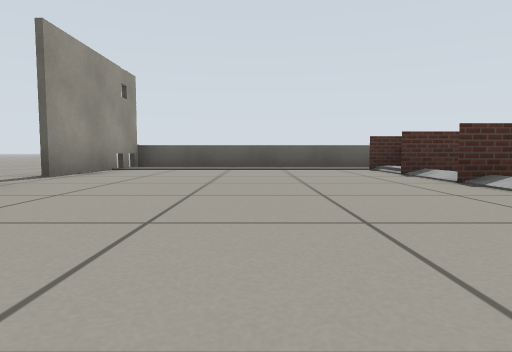
view 1 (above)

14 first-person views from a walk through a world built for the Gazebo simulator. The camera is 0.32 m above the floor, tilts 4° down and sees 75° across. The floor is counted in squares, 1 m on a side. Each view is taken from the middle of a square. On the plan, view 1 faces up. The plan holds only what a view shows up to about 9 squares ahead; the rest is blank. Simple shapes stand in for some stock models.

view 2
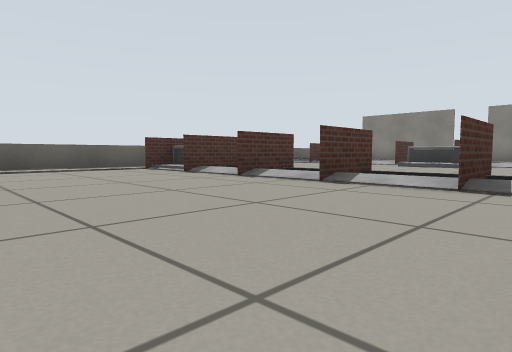

view 3
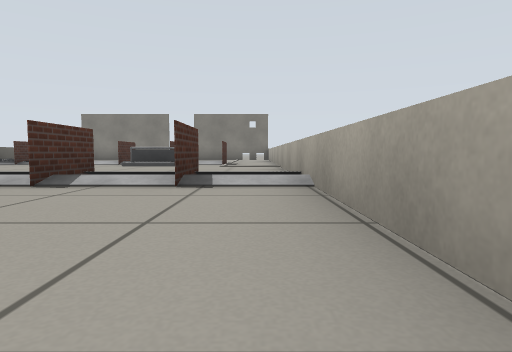

view 4
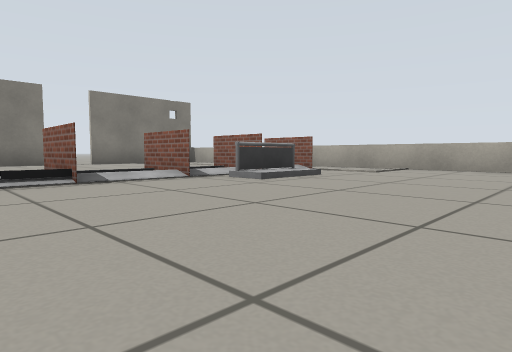

view 5
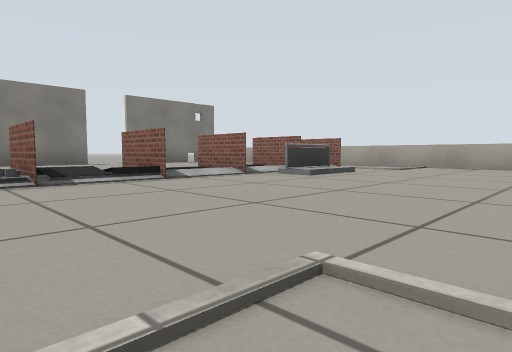

view 6
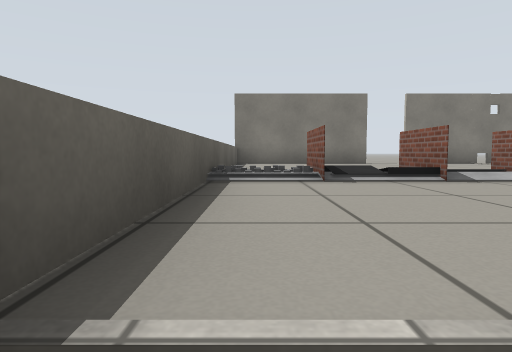

view 7
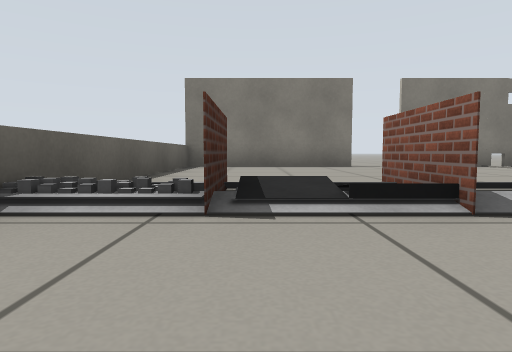

view 8
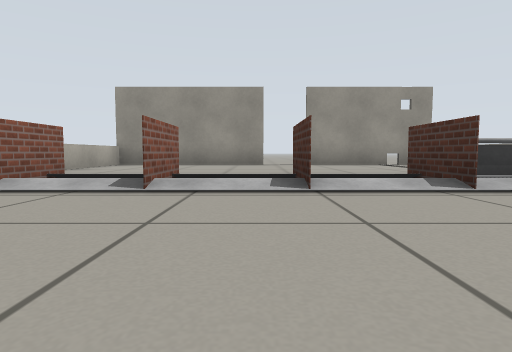

view 9
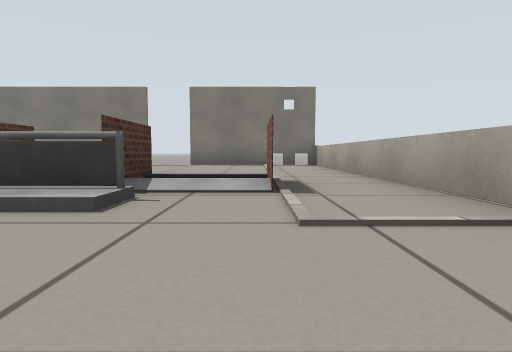

view 10
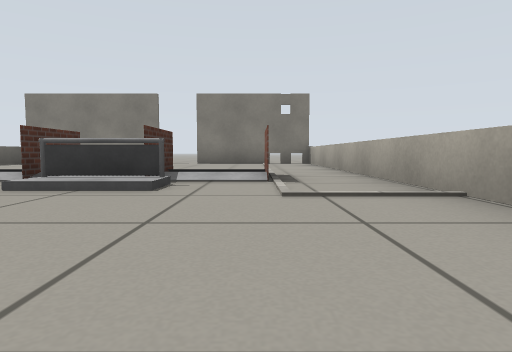

view 11
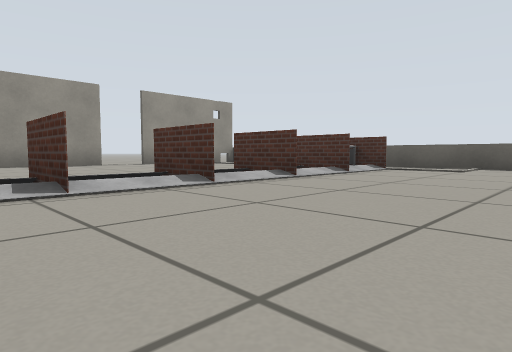

view 12
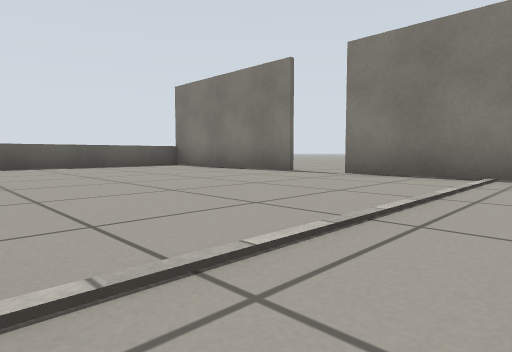

view 13
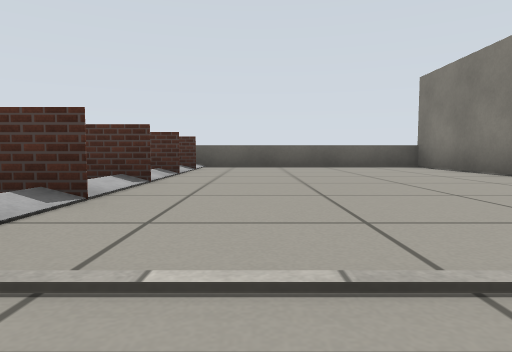

view 14
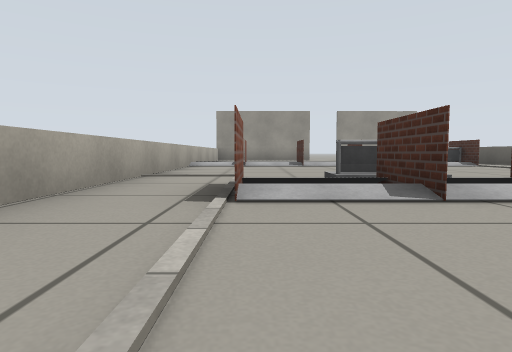

### Floor plan
Ten units are one square. View 1 is at (0, 0); x grows to the right and y downward. Boxes are objects, and circles mark ways between rooms. Rooms are numbered by the first view taken in them; rooms with no view inside come last. Other rooms are left out.
<svg viewBox="-35 -80 180 91">
<path fill="none" stroke="#000" d="M20 -22 34 -22M26 -48 20 -48M-27 -32 -27 6 30 6M25 -75 -27 -75 -27 -42M34 -7 20 -7M76 -63 89 -63M90 -48 85 -48M90 -22 76 -22 89 -22M89 -62 76 -62M95 -75 25 -75M30 6 95 6M137 -38 137 -75 95 -75M95 6 137 6 137 -28"/>
<rect x="15" y="-5" width="10" height="10" fill="#bbb"><title>grey box</title></rect>
<rect x="25" y="-55" width="10" height="10" fill="#bbb"><title>other object</title></rect>
<rect x="25" y="-65" width="10" height="10" fill="#bbb"><title>grey box</title></rect>
<rect x="65" y="-35" width="10" height="20" fill="#bbb"><title>other object</title></rect>
<rect x="75" y="-15" width="10" height="10" fill="#bbb"><title>grey box</title></rect>
<rect x="75" y="-55" width="10" height="10" fill="#bbb"><title>other object</title></rect>
<rect x="85" y="-15" width="10" height="10" fill="#bbb"><title>grey box</title></rect>
<circle cx="20" cy="-70" r="3" fill="#2a7"/>
<circle cx="30" cy="-40" r="3" fill="#2a7"/>
<circle cx="30" cy="0" r="3" fill="#2a7"/>
<circle cx="85" cy="-5" r="3" fill="#2a7"/>
<circle cx="85" cy="-70" r="3" fill="#2a7"/>
<circle cx="95" cy="-35" r="3" fill="#2a7"/>
<text x="0" y="-40">1</text>
<text x="60" y="-40">2</text>
<text x="120" y="-40">3</text>
</svg>
Room 1 opens to room 2. Room 2 opens to room 3.

Where each view was taken, in squares from view 1:
view 1: 0 up, 0 right, facing up
view 2: 0 up, 1 left, facing up-right
view 3: 0 up, 1 left, facing right
view 4: 6 up, 4 right, facing down-right
view 5: 7 up, 4 right, facing down-right
view 6: 7 up, 4 right, facing right
view 7: 6 up, 6 right, facing right
view 8: 3 up, 6 right, facing left
view 9: 1 up, 5 right, facing right
view 10: 1 up, 4 right, facing right
view 11: 0 up, 6 right, facing up-left
view 12: 0 up, 9 right, facing up-right
view 13: 0 up, 10 right, facing up
view 14: 1 up, 11 right, facing left
